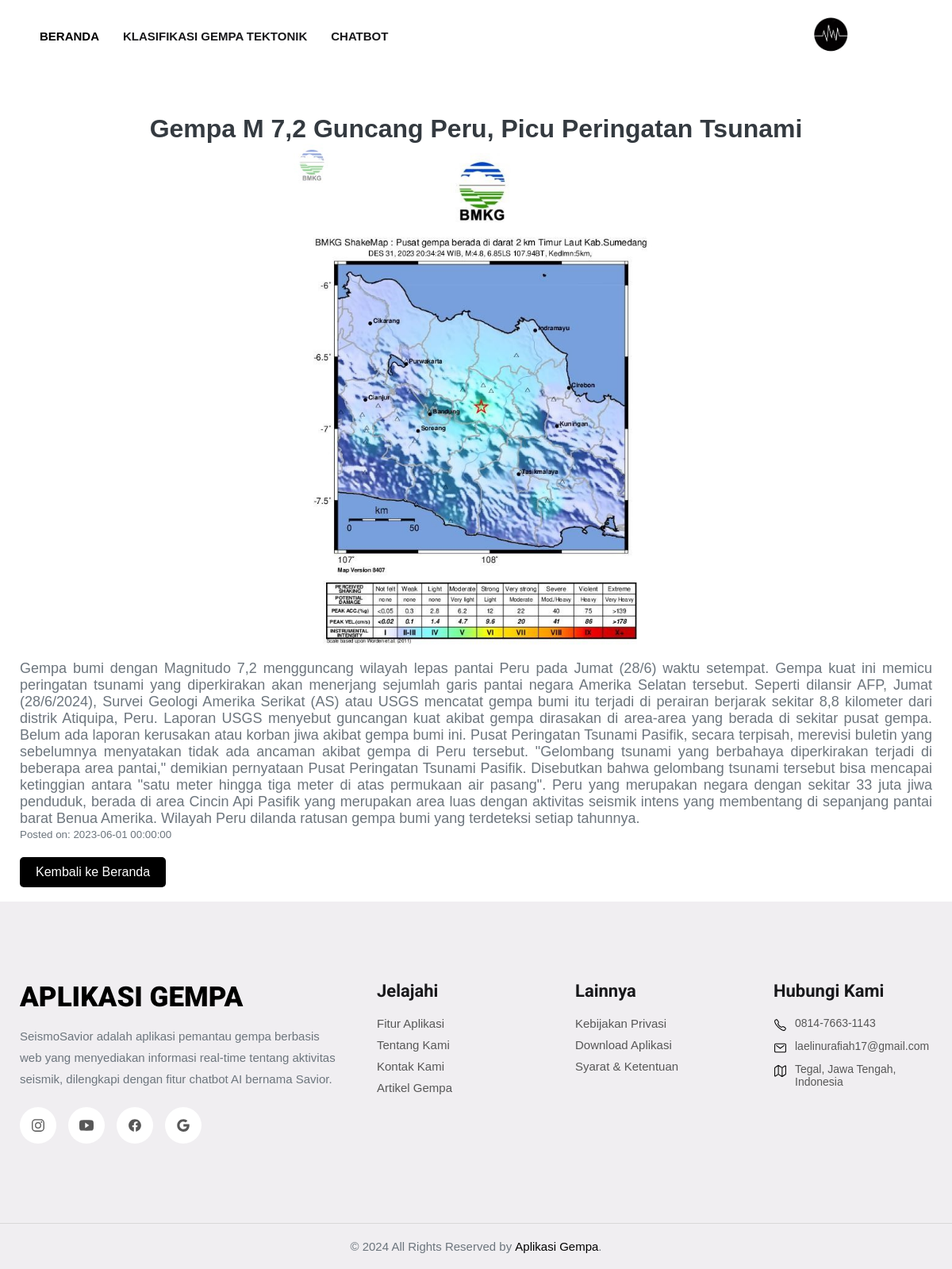
The app's page /article/1 with its own data.
### app.py (models this page shows)
class Article(db.Model):
    id = db.Column(db.Integer, primary_key=True)
    title = db.Column(db.String(100), nullable=False)
    content = db.Column(db.Text, nullable=False)
    image_url = db.Column(db.String(100), nullable=False)
    date_posted = db.Column(db.DateTime, nullable=False, default=datetime.utcnow)

### app.py (the view)
@app.route('/article/<int:article_id>')
def view_article(article_id):
    article = Article.query.get_or_404(article_id)
    return render_template('view_article.html', article=article)

### app.py (called while the page is built)
@app.before_request
def initialize_database():
    global initialized
    if not initialized:
        db.create_all()
        if Article.query.count() == 0:
            add_default_articles()
        initialized = True

### templates/view_article.html (shortened to what this page needs)
<!DOCTYPE html>
<html lang="en">
<head>
    <link rel="stylesheet" href="{{ url_for('static', filename='css/style.css') }}">
</head>
<body id="top">
    <header class="header" data-header>
        <div class="container">
            <nav class="navbar" data-navbar>
                <ul class="navbar-list container">
                    <li>
                        <a href="{{ url_for('index') }}" class="navbar-link active" data-nav-link>BERANDA</a>
                    </li>
                    <li>
                        <a href="{{ url_for('klasifikasi_tektonik') }}" class="navbar-link" data-nav-link="">KLASIFIKASI GEMPA TEKTONIK</a>
                    </li>
                    <li>
                        <a href="{{ url_for('chatbott') }}" class="navbar-link" data-nav-link>CHATBOT</a>
                    </li>
                </ul>
            </nav>
            <div class="logo">
                <a href="{{ url_for('index') }}"><img src="{{ url_for('static', filename='images/logo.png') }}" alt="Logo Kamu" class="img-fluid"></a>
            </div>
        </div>
    </header>
    <br>
    <br>
    <br>
    <br>
    <br>
    <br>
    <br>
    <br>
    <div class="container">
        <h1 style="text-align: center; font-weight: bold;">{{ article.title }}</h1>
        <img class="center" style="text-align: center;" src="{{ article.image_url }}" alt="Gambar Artikel">
        <p style="font-size: 18px; text-align: justify;">{{ article.content }}</p>
        <p style="font-size: 16px;""><small>Posted on: {{ article.date_posted }}</small></p>
        <a href="{{ url_for('index') }}" class="back-home-btn">Kembali ke Beranda</a>
    </div>
    <br>
    <footer class="footer">
        <div class="section footer-top">
            <div class="container">
                <div class="footer-brand">
                    <a href="#" class="logo">APLIKASI GEMPA</a>
                    <p class="section-text">
                        SeismoSavior adalah aplikasi pemantau gempa berbasis web yang menyediakan informasi real-time tentang aktivitas seismik, dilengkapi dengan fitur chatbot AI bernama Savior.
                    </p>
                    <ul class="social-list">
                        <li>
                            <a href="#" class="social-link">
                                <ion-icon name="logo-instagram"></ion-icon>
                            </a>
                        </li>
                        <li>
                            <a href="#" class="social-link">
                                <ion-icon name="logo-youtube"></ion-icon>
                            </a>
                        </li>
                        <li>
                            <a href="#" class="social-link">
                                <ion-icon name="logo-facebook"></ion-icon>
                            </a>
                        </li>
                        <li>
                            <a href="#" class="social-link">
                                <ion-icon name="logo-google"></ion-icon>
                            </a>
                        </li>
                    </ul>
                </div>
                <ul class="footer-list">
                    <li>
                        <p class="footer-list-title">Jelajahi</p>
                    </li>
                    <li>
                        <a href="#" class="footer-link">Fitur Aplikasi</a>
                    </li>
                    <li>
                        <a href="#" class="footer-link">Tentang Kami</a>
                    </li>
                    <li>
                        <a href="#" class="footer-link">Kontak Kami</a>
                    </li>
                    <li>
                        <a href="#" class="footer-link">Artikel Gempa</a>
                    </li>
                </ul>
                <ul class="footer-list">
                    <li>
                        <p class="footer-list-title">Lainnya</p>
                    </li>
                    <li>
                        <a href="#" class="footer-link">Kebijakan Privasi</a>
                    </li>
                    <li>
                        <a href="#" class="footer-link">Download Aplikasi</a>
                    </li>
                    <li>
                        <a href="#" class="footer-link">Syarat & Ketentuan</a>
                    </li>
                </ul>
                <ul class="footer-list">
                    <li>
                        <p class="footer-list-title">Hubungi Kami</p>
                    </li>
                    <li class="footer-item">
                        <ion-icon name="call-outline" aria-hidden="true"></ion-icon>
                        <a href="tel:087791921967" class="item-link">0814-7663-1143</a>
                    </li>
                    <li class="footer-item">
                        <ion-icon name="mail-outline" aria-hidden="true"></ion-icon>
                        <a href="mailto:laelinurafiah17@gmail.com" class="item-link">laelinurafiah17@gmail.com</a>
                    </li>
                    <li class="footer-item">
                        <ion-icon name="map-outline" aria-hidden="true"></ion-icon>
                        <address class="item-link address">
                            Tegal, Jawa Tengah, Indonesia
                        </address>
                    </li>
                </ul>
            </div>
        </div>
        <div class="footer-bottom">
            <div class="container">
                <p class="copyright">
                    &copy; 2024 All Rights Reserved by <a href="#" class="copyright-link">Aplikasi Gempa</a>.
                </p>
            </div>
        </div>
    </footer>
</body>
</html>

### templates/view_article.html (style rules this page uses)
.back-home-btn { display: inline-block; padding: 10px 20px; margin-top: 20px; font-size: 16px; font-weight: 500; color: #ffffff; background-color: #000000; border: none; border-radius: 5px; text-align: center; cursor: pointer; text-decoration: none; transition: background-color 0.3s ease; }
.center { display: block; margin-left: auto; margin-right: auto; width: 40%; height: auto; }

### records on screen
Article: title "Gempa M 7,2 Guncang Peru, Picu Peringatan Tsunami", image_url (picture), content "Gempa bumi dengan Magnitudo 7,2 mengguncang wilayah lepas pantai Peru pada Jumat (28/6) waktu setempat. Gempa kuat ini memicu peringatan tsunami yang diperkirakan akan menerjang sejumlah garis pantai negara Amerika Selatan tersebut. Seperti dilansir AFP, Jumat (28/6/2024), Survei Geologi Amerika Serikat (AS) atau USGS mencatat gempa bumi itu terjadi di perairan berjarak sekitar 8,8 kilometer dari distrik Atiquipa, Peru. Laporan USGS menyebut guncangan kuat akibat gempa dirasakan di area-area yang berada di sekitar pusat gempa. Belum ada laporan kerusakan atau korban jiwa akibat gempa bumi ini. Pusat Peringatan Tsunami Pasifik, secara terpisah, merevisi buletin yang sebelumnya menyatakan…", date_posted "2023-06-01 00:00:00"
